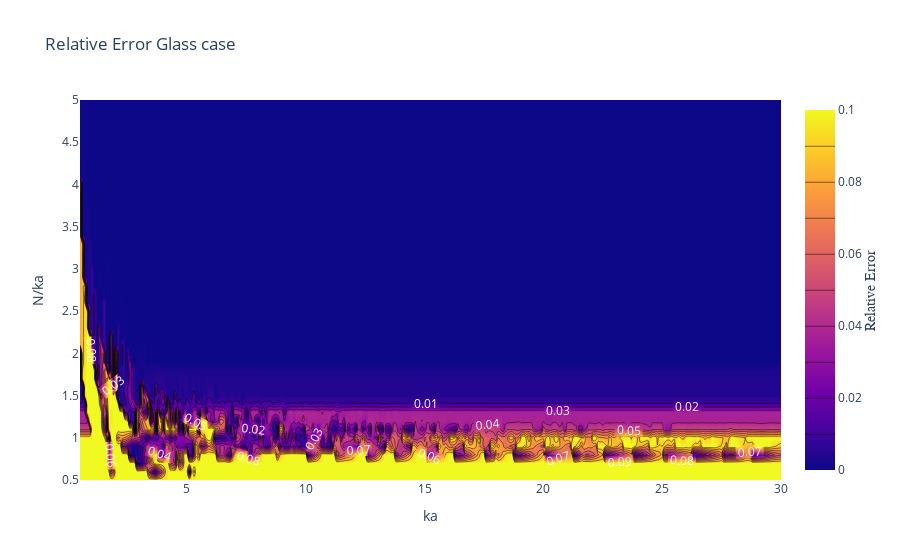

The cell this chart's notebook holds for it:
### Code cell
fig = go.Figure(data =
    go.Contour(
        z=np.array(sufficient_relative_error_glass),
        x=ka_array,
        y=Nka_array,
        contours=dict(
            coloring ='heatmap',
            showlabels = True,
            labelfont = dict(
                size = 12,
                color = 'white',
            )
        ),
    colorbar=dict(
            title='Relative Error',
            titleside='right',
            titlefont=dict(
                size=14,
                family='Arial, sans-serif')
        )))
fig.update_layout(title = 'Relative Error Glass case')
fig.update_xaxes(title = 'ka')
fig.update_yaxes(title = 'N/ka')
fig.show()

### Figure 1 — Plotly figure (JSON) as saved in the notebook; plotly's stock layout.template omitted (floating-point values rounded to 4 significant figures; data arrays with more than 128 entries replaced by an {"elided": "..."} marker saying what was removed)
{"data": [{"colorbar": {"title": {"font": {"family": "Arial, sans-serif", "size": 14}, "side": "right", "text": "Relative Error"}}, "contours": {"coloring": "heatmap", "labelfont": {"color": "white", "size": 12}, "showlabels": true}, "type": "contour", "x": {"elided": "296 float values"}, "y": [0.5, 0.6, 0.7, 0.8, 0.9, 1.0, 1.1, 1.2, 1.3, 1.4, 1.5, 1.6, 1.7, 1.8, 1.9, 2.0, 2.1, 2.2, 2.3, 2.4, 2.5, 2.6, 2.7, 2.8, 2.9, 3.0, 3.1, 3.2, 3.3, 3.4, 3.5, 3.6, 3.7, 3.8, 3.9, 4.0, 4.1, 4.2, 4.3, 4.4, 4.5, 4.6, 4.7, 4.8, 4.9, 5.0], "z": {"elided": "46x296 float values"}}], "layout": {"title": {"text": "Relative Error Glass case"}, "xaxis": {"title": {"text": "ka"}}, "yaxis": {"title": {"text": "N/ka"}}}}
